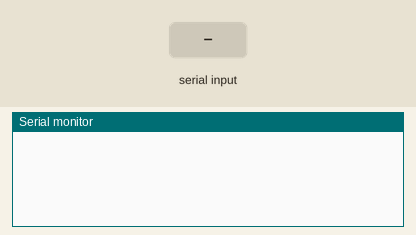
Recording of a sketch running on a simulated Arduino Uno, built with avr-gcc and run on an emulated ATmega328P. Shown: the last lines printed to the serial monitor. The test bench sets the inputs (shaded band).

Above: at 1.2 s.
1.3 s: "1" received over Serial
At 1.9 s:
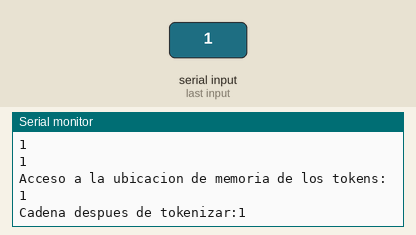
2.8 s: "0" received over Serial
At 4.0 s:
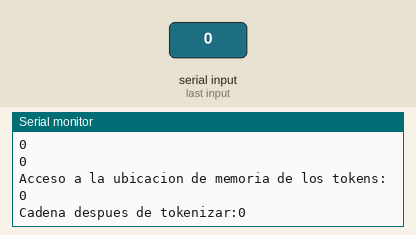
4.3 s: "2" received over Serial
At 5.5 s:
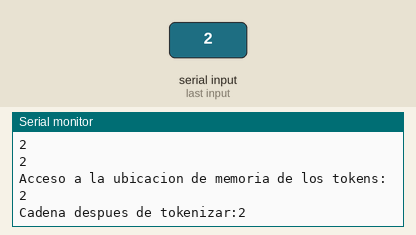
Timing chart, 0 to 7.3 s (numbered marks = the images above; inputs shaded):
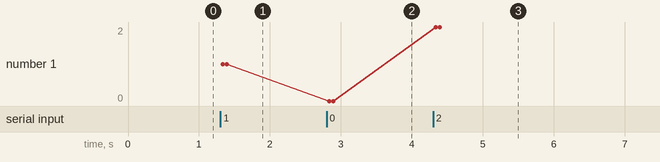

The sketch:

P_12_strtok.ino
```cpp
void setup() {
  // put your setup code here, to run once:
  Serial.begin(9600);
  Serial.setTimeout(10);
}

String cadena;
char *c;
char *token;
void loop() {
  // put your main code here, to run repeatedly:
  if(Serial.available()>0){
    // 100R567R041
    cadena = Serial.readString();
    c = cadena.c_str();

    Serial.println("Cadena Completa: ");
    Serial.println(c);

    token = strtok(c,"R"); //Tokeniza la cadena

    while(token != NULL){
      Serial.println(token);
      token = strtok(NULL,"R");
    }


    Serial.println("Acceso a la ubicacion de memoria de los tokens: ");
    Serial.println(&c[0]);
    Serial.println(&c[4]);
    Serial.println(&c[8]);

    Serial.print("Cadena despues de tokenizar:");
    Serial.println(c);


  }

  delay(10);
}
```

Measured:
- after the input at 1.3 s, the serial monitor: prints a new line at once (image 1)
- after the input at 2.8 s, the serial monitor: prints a new line at once (image 2)
- after the input at 4.3 s, the serial monitor: prints a new line at once (image 3)
- plotted number 1: 1 → 0 after the input at 2.8 s, 0 → 2 after the input at 4.3 s
